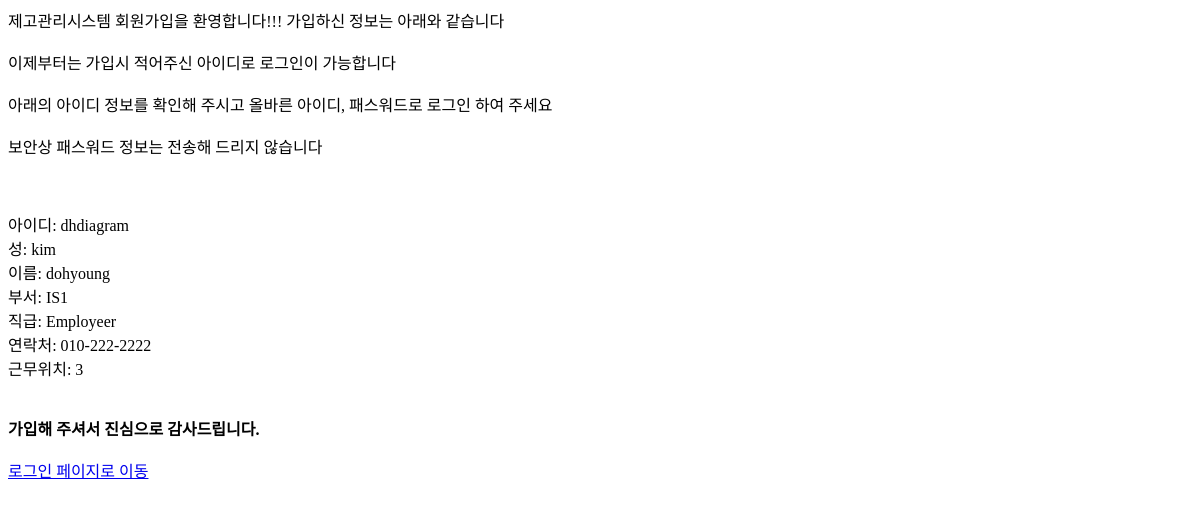
The page /register_success/ on the database as committed earlier.
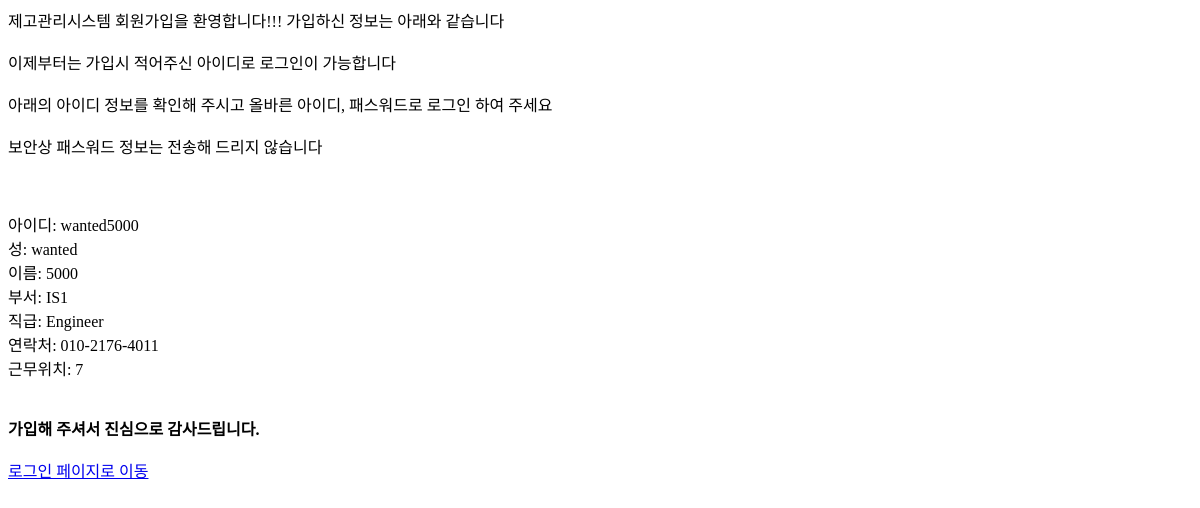
The same page on the database as committed later.
### Join/models.py (models this page shows)
class User(AbstractUser):
    depart = models.CharField(max_length=500)
    position = models.CharField(max_length=500)
    phone = models.CharField(max_length=500)
    floor = models.IntegerField(max_length=500)

### Join/views.py (the view)
# urls.py: path('register_success/', RegisterResult, name='RegisterResult'),
def RegisterResult(request):
    userlists = User.objects.all().order_by('-id')[:1]
    return render(request, 'Join/register_result.html', {'userlists':userlists})

### Join/templates/Join/register_result.html (shortened to what this page needs)
이제부터는 가입시 적어주신 아이디로 로그인이 가능합니다<br/>
아래의 아이디 정보를 확인해 주시고 올바른 아이디, 패스워드로 로그인 하여 주세요<br/>
보안상 패스워드 정보는 전송해 드리지 않습니다<br/>
{% block content %}
{% for userlist in userlists %}
    아이디: {{ userlist.username }}<br/>
    성: {{ userlist.first_name }}<br/>
    이름: {{ userlist.last_name }}<br/>
    부서: {{ userlist.depart }}<br/>
    직급: {{ userlist.position }}<br/>
    연락처: {{ userlist.phone }}<br/>
    근무위치: {{ userlist.floor }}<br/>
    <Strong>가입해 주셔서 진심으로 감사드립니다.</Strong>
{% endfor %}
<a href="{% url 'login' %}" class="">로그인 페이지로 이동</a>
{% endblock %}

Rows that differ between the two databases and show on the page:
no longer on this page (row unchanged): User: username "dhdiagram", first_name "kim", last_name "dohyoung", depart "IS1", position "Employeer", phone "010-222-2222", floor "3"
added User: username "wanted5000", first_name "wanted", last_name "5000", depart "IS1", position "Engineer", phone "010-2176-4011", floor "7"
